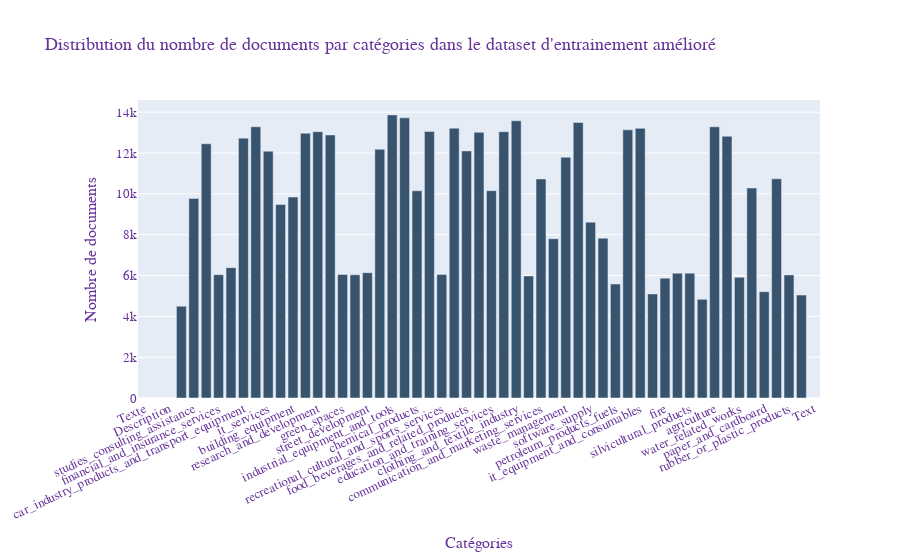

Notebook code cell kept with this figure:
### Code cell
p=utility.nb_exemple_categorie(df_train)
plot_distribution(p,"Distribution du nombre de documents par catégories dans le dataset d'entrainement amélioré")

### Figure 1 — Plotly figure (JSON) as saved in the notebook; plotly's stock layout.template omitted (floating-point values rounded to 4 significant figures)
{"data": [{"marker": {"color": "rgb(55, 83, 109)"}, "type": "bar", "x": ["Texte", "Titre", "Description", "building_works", "studies_consulting_assistance", "transport_and_related_services", "financial_and_insurance_services", "sewerage", "car_industry_products_and_transport_equipment", "real_estate_missions_and_inspections", "it_services", "cleaning_and_hygiene_services", "building_equipment", "medical_precision_optical_and_watchmaking_instruments", "research_and_development", "civil_engineering", "green_spaces", "printing_and_related_services", "street_development", "office_and_it_equipment", "industrial_equipment_and_tools", "electrical_equipment", "chemical_products", "structural_works", "recreational_cultural_and_sports_services", "electricity_gas_and_heat", "food_beverages_and_related_products", "health_and_social_work_services", "education_and_training_services", "radio_television_and_communication_equipment", "clothing_and_textile_industry", "roofing", "communication_and_marketing_services", "energy_and_environment", "waste_management", "ores_materials_and_construction_materials", "software_supply", "defence_and_security", "petroleum_products_fuels", "office_furniture_and_supplies", "it_equipment_and_consumables", "provision_of_meals", "fire", "postal_and_telecommunications_services", "silvicultural_products", "drinking_water", "agriculture", "wholesale_and_retail", "water_related_works", "mining_and_minerals", "paper_and_cardboard", "recreational_cultural_and_sports_equipment", "rubber_or_plastic_products", "hydraulic_equipment", "Text"], "y": [0, 0, 0, 4493, 9777, 12453, 6041, 6384, 12729, 13285, 12090, 9476, 9844, 12974, 13047, 12885, 6050, 6033, 6137, 12185, 13867, 13724, 10149, 13058, 6046, 13216, 12103, 13015, 10156, 13045, 13580, 5981, 10730, 7801, 11793, 13499, 8613, 7825, 5584, 13136, 13207, 5100, 5870, 6112, 6116, 4831, 13282, 12821, 5910, 10286, 5208, 10736, 6030, 5042, 0]}], "layout": {"font": {"color": "RebeccaPurple", "family": "Arial, sans-serif", "size": 13}, "title": {"text": "Distribution du nombre de documents par catégories dans le dataset d'entrainement amélioré"}, "xaxis": {"tickangle": -25, "title": {"text": "Catégories"}}, "yaxis": {"title": {"text": "Nombre de documents"}}}}
